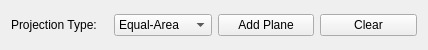
<?xml version="1.0" encoding="UTF-8"?>
<ui version="4.0">
 <class>StereonetControlPane</class>
 <widget class="QWidget" name="StereonetControlPane">
  <property name="geometry">
   <rect>
    <x>0</x>
    <y>0</y>
    <width>428</width>
    <height>50</height>
   </rect>
  </property>
  <property name="windowTitle">
   <string>Form</string>
  </property>
  <layout class="QHBoxLayout" name="horizontalLayout">
   <item>
    <widget class="QLabel" name="label">
     <property name="text">
      <string>Projection Type:</string>
     </property>
    </widget>
   </item>
   <item>
    <widget class="QComboBox" name="projectionComboBox">
     <item>
      <property name="text">
       <string>Equal-Area</string>
      </property>
     </item>
     <item>
      <property name="text">
       <string>Equal-Angle</string>
      </property>
     </item>
    </widget>
   </item>
   <item>
    <widget class="QPushButton" name="addPlaneBtn">
     <property name="text">
      <string>Add Plane</string>
     </property>
    </widget>
   </item>
   <item>
    <widget class="QPushButton" name="clearBtn">
     <property name="text">
      <string>Clear</string>
     </property>
    </widget>
   </item>
  </layout>
 </widget>
 <resources/>
 <connections/>
</ui>
